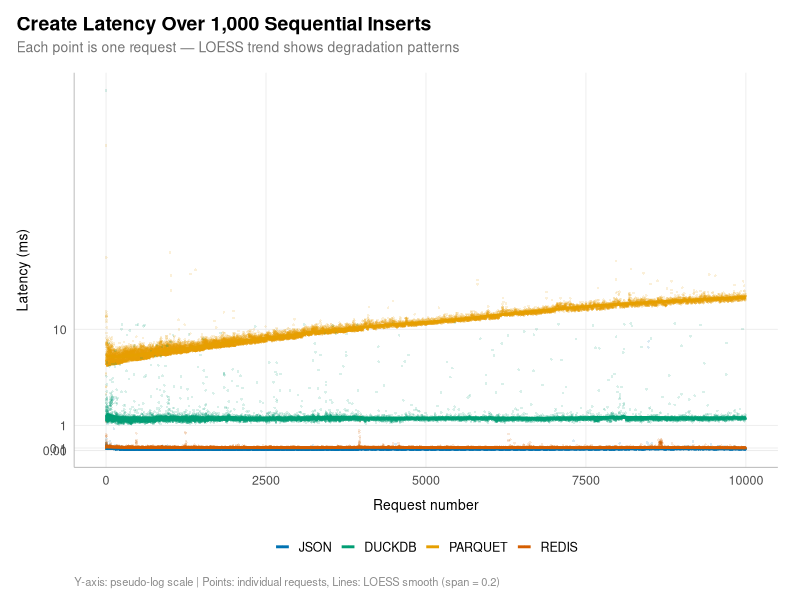
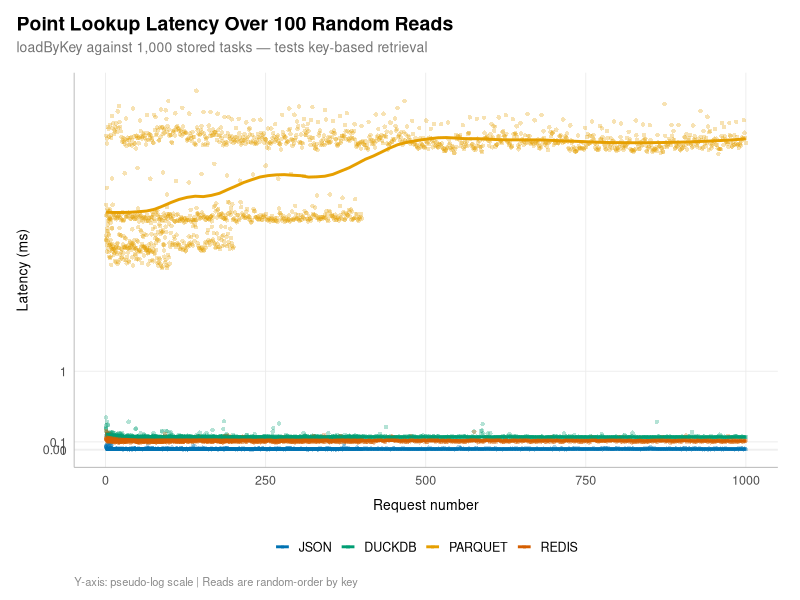
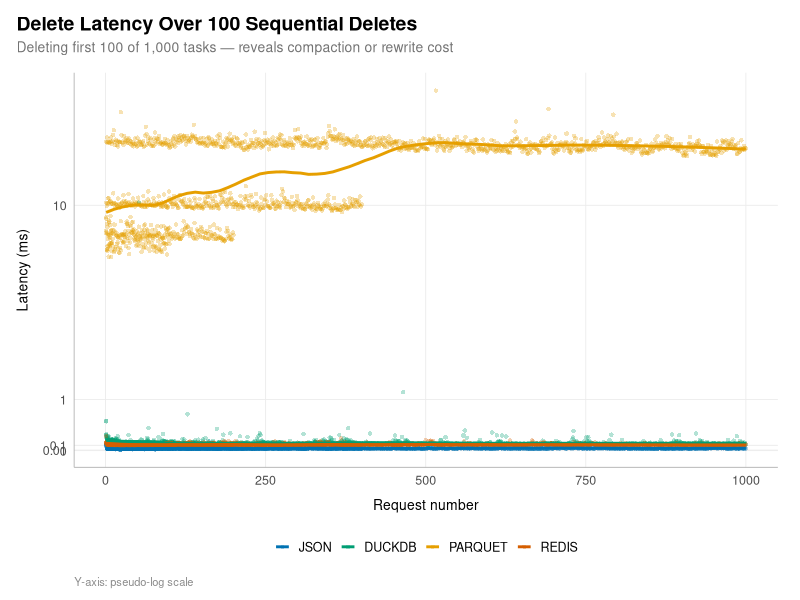
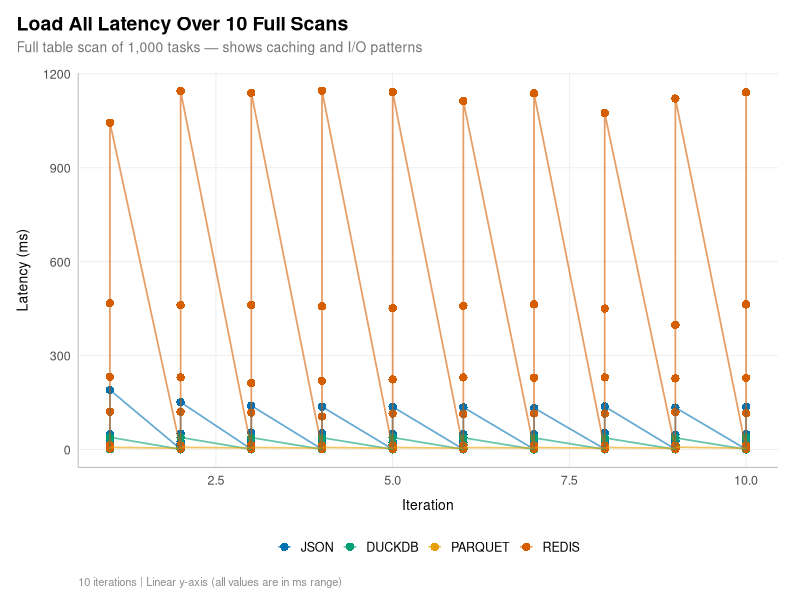
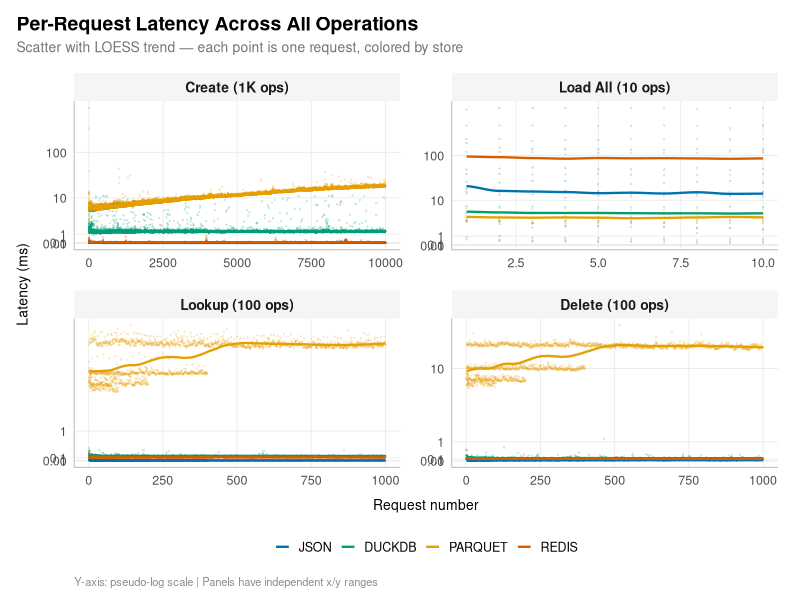

Write the R code that produced these figures, in order.
library(ggplot2)
library(dplyr)
library(scales)

# ── Data ─────────────────────────────────────────────────────
trial <- read.csv("trial_data.csv", stringsAsFactors = FALSE) %>%
  mutate(
    Latency_ms = Latency_us / 1000,
    Store      = factor(Store, levels = c("JSON", "DUCKDB", "PARQUET", "REDIS"))
  )

summary_df <- read.csv("results.csv", stringsAsFactors = FALSE)

# ── Palette (Okabe-Ito, colorblind-safe) ─────────────────────
store_colors <- c(
  "JSON"    = "#0072B2",
  "DUCKDB"  = "#009E73",
  "PARQUET" = "#E69F00",
  "REDIS"   = "#D55E00"
)

# ── Theme ────────────────────────────────────────────────────
theme_bench <- theme_minimal(base_size = 12, base_family = "sans") +
  theme(
    plot.title          = element_text(face = "bold", size = 14, margin = margin(b = 4)),
    plot.subtitle       = element_text(color = "grey45", size = 10, margin = margin(b = 12)),
    plot.caption        = element_text(color = "grey55", size = 8, hjust = 0,
                                       margin = margin(t = 10)),
    plot.title.position = "plot",
    axis.title          = element_text(size = 10),
    axis.title.x        = element_text(margin = margin(t = 8)),
    axis.title.y        = element_text(margin = margin(r = 8)),
    axis.text           = element_text(color = "grey30", size = 9),
    panel.grid.major    = element_line(color = "grey92", linewidth = 0.3),
    panel.grid.minor    = element_blank(),
    legend.position     = "bottom",
    legend.title        = element_blank(),
    legend.text         = element_text(size = 9),
    legend.key.size     = unit(0.8, "lines"),
    plot.margin         = margin(t = 12, r = 16, b = 8, l = 12),
    plot.background     = element_rect(fill = "white", color = NA),
    panel.background    = element_rect(fill = "white", color = NA),
    axis.line           = element_line(color = "grey70", linewidth = 0.3)
  )

# ── Figure 1: Create — scatter + LOESS ──────────────────────
create_df <- trial %>% filter(Operation == "create")

p1 <- ggplot(create_df, aes(x = Request, y = Latency_ms, color = Store)) +
  geom_point(alpha = 0.15, size = 0.6, shape = 16) +
  geom_smooth(method = "loess", se = FALSE, linewidth = 1, span = 0.2) +
  scale_color_manual(values = store_colors) +
  scale_y_continuous(
    trans  = pseudo_log_trans(base = 10),
    breaks = c(0, 0.01, 0.1, 1, 10),
    labels = label_number(drop0trailing = TRUE)
  ) +
  labs(
    title    = "Create Latency Over 1,000 Sequential Inserts",
    subtitle = "Each point is one request \u2014 LOESS trend shows degradation patterns",
    caption  = "Y-axis: pseudo-log scale | Points: individual requests, Lines: LOESS smooth (span = 0.2)",
    x = "Request number", y = "Latency (ms)"
  ) +
  theme_bench

ggsave("create_scatter.png", p1, width = 10, height = 5.5, dpi = 300, bg = "white")

# ── Figure 2: Load by Key — scatter + LOESS ─────────────────
lookup_df <- trial %>% filter(Operation == "loadByKey")

p2 <- ggplot(lookup_df, aes(x = Request, y = Latency_ms, color = Store)) +
  geom_point(alpha = 0.3, size = 1.2, shape = 16) +
  geom_smooth(method = "loess", se = FALSE, linewidth = 1, span = 0.3) +
  scale_color_manual(values = store_colors) +
  scale_y_continuous(
    trans  = pseudo_log_trans(base = 10),
    breaks = c(0, 0.01, 0.1, 1, 10),
    labels = label_number(drop0trailing = TRUE)
  ) +
  labs(
    title    = "Point Lookup Latency Over 100 Random Reads",
    subtitle = "loadByKey against 1,000 stored tasks \u2014 tests key-based retrieval",
    caption  = "Y-axis: pseudo-log scale | Reads are random-order by key",
    x = "Request number", y = "Latency (ms)"
  ) +
  theme_bench

ggsave("lookup_scatter.png", p2, width = 10, height = 5.5, dpi = 300, bg = "white")

# ── Figure 3: Delete — scatter + LOESS ──────────────────────
delete_df <- trial %>% filter(Operation == "delete")

p3 <- ggplot(delete_df, aes(x = Request, y = Latency_ms, color = Store)) +
  geom_point(alpha = 0.3, size = 1.2, shape = 16) +
  geom_smooth(method = "loess", se = FALSE, linewidth = 1, span = 0.3) +
  scale_color_manual(values = store_colors) +
  scale_y_continuous(
    trans  = pseudo_log_trans(base = 10),
    breaks = c(0, 0.01, 0.1, 1, 10),
    labels = label_number(drop0trailing = TRUE)
  ) +
  labs(
    title    = "Delete Latency Over 100 Sequential Deletes",
    subtitle = "Deleting first 100 of 1,000 tasks \u2014 reveals compaction or rewrite cost",
    caption  = "Y-axis: pseudo-log scale",
    x = "Request number", y = "Latency (ms)"
  ) +
  theme_bench

ggsave("delete_scatter.png", p3, width = 10, height = 5.5, dpi = 300, bg = "white")

# ── Figure 4: Load All — scatter ────────────────────────────
loadall_df <- trial %>% filter(Operation == "loadAll")

p4 <- ggplot(loadall_df, aes(x = Request, y = Latency_ms, color = Store)) +
  geom_point(size = 2.5, shape = 16) +
  geom_line(linewidth = 0.6, alpha = 0.6) +
  scale_color_manual(values = store_colors) +
  labs(
    title    = "Load All Latency Over 10 Full Scans",
    subtitle = "Full table scan of 1,000 tasks \u2014 shows caching and I/O patterns",
    caption  = "10 iterations | Linear y-axis (all values are in ms range)",
    x = "Iteration", y = "Latency (ms)"
  ) +
  theme_bench

ggsave("loadall_scatter.png", p4, width = 10, height = 5.5, dpi = 300, bg = "white")

# ── Figure 5: All operations combined — faceted scatter ─────
op_labels <- c(
  create    = "Create (1K ops)",
  loadAll   = "Load All (10 ops)",
  loadByKey = "Lookup (100 ops)",
  delete    = "Delete (100 ops)"
)

combined_df <- trial %>%
  mutate(OpLabel = factor(Operation, levels = names(op_labels), labels = op_labels))

p5 <- ggplot(combined_df, aes(x = Request, y = Latency_ms, color = Store)) +
  geom_point(alpha = 0.2, size = 0.5, shape = 16) +
  geom_smooth(method = "loess", se = FALSE, linewidth = 0.8, span = 0.3) +
  facet_wrap(~ OpLabel, scales = "free", nrow = 2) +
  scale_color_manual(values = store_colors) +
  scale_y_continuous(
    trans  = pseudo_log_trans(base = 10),
    breaks = c(0, 0.01, 0.1, 1, 10, 100),
    labels = label_number(drop0trailing = TRUE)
  ) +
  labs(
    title    = "Per-Request Latency Across All Operations",
    subtitle = "Scatter with LOESS trend \u2014 each point is one request, colored by store",
    caption  = "Y-axis: pseudo-log scale | Panels have independent x/y ranges",
    x = "Request number", y = "Latency (ms)"
  ) +
  theme_bench +
  theme(
    strip.text       = element_text(face = "bold", size = 10),
    strip.background = element_rect(fill = "grey96", color = NA),
    panel.spacing    = unit(1, "lines")
  )

ggsave("combined_scatter.png", p5, width = 10, height = 8, dpi = 300, bg = "white")

cat("Done — 5 figures generated\n")
